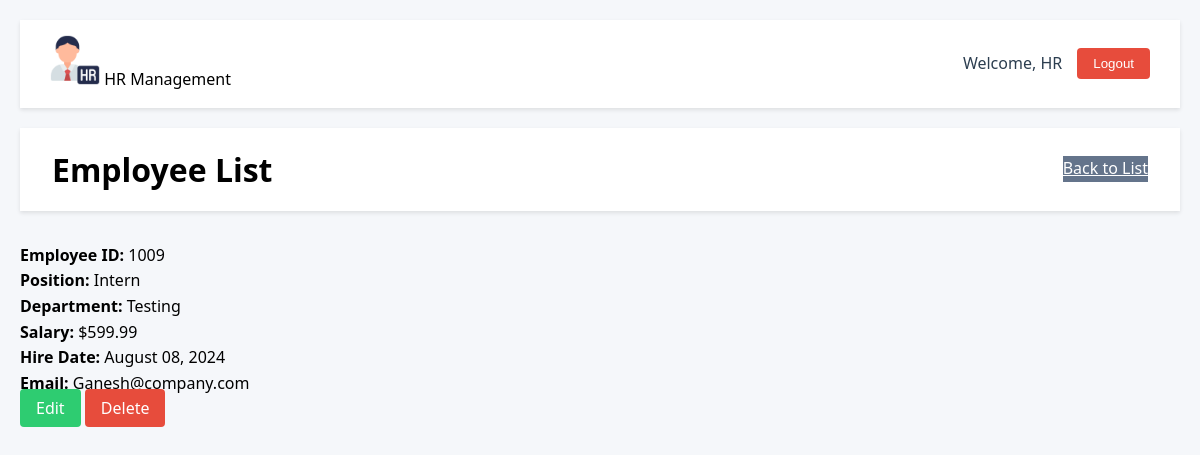
Page /6/ (signed in) on the committed database.
### employees/models.py (models this page shows, shortened)
class UserProfile(models.Model):
    user = models.OneToOneField(User, on_delete=models.CASCADE)
    name = models.CharField(max_length=100)
    emp_id = models.CharField(max_length=20, unique=True)
    created_at = models.DateTimeField(auto_now_add=True)
    updated_at = models.DateTimeField(auto_now=True)
    class Meta:
        db_table = 'user_profile'

class Employee(models.Model):
    employee_id = models.CharField(max_length=20, unique=True)
    name = models.CharField(max_length=100)
    department = models.CharField(max_length=100)
    position = models.CharField(max_length=100)
    salary = models.DecimalField(max_digits=10, decimal_places=2)
    email = models.EmailField()
    hire_date = models.DateField()
    created_at = models.DateTimeField(auto_now_add=True)
    updated_at = models.DateTimeField(auto_now=True)
    created_by = models.ForeignKey(User, on_delete=models.SET_NULL, null=True, related_name='created_employees')
    updated_by = models.ForeignKey(User, on_delete=models.SET_NULL, null=True, related_name='updated_employees')
    class Meta:
        ordering = ['-created_at']

### employees/views.py (the view)
# urls.py: path('<int:pk>/', views.employee_detail, name='employee_detail'),
@login_required
def employee_detail(request, pk):
    try:
        employee = get_object_or_404(Employee, pk=pk)
        user_profile = get_object_or_404(UserProfile, user=request.user)
        return render(request, 'employees/employee_detail.html', {
            'employee': employee,
            'user_profile': user_profile
        })
    except Exception as e:
        logger.error(f"Error displaying employee details: {str(e)}")
        messages.error(request, 'Error displaying employee details.')
        return redirect('employees:employee_list')

### employees/templates/employees/employee_detail.html (shortened to what this page needs)
{% extends "employees/base.html" %}
{% load static %}
{% block content %}
<div class="header">
    <div class="header-left">
        <h1>Employee List</h1>
    </div>
    <div class="header-right">
        <a href="{% url 'employees:employee_list' %}" class="btn-secondary">Back to List</a>
    </div>
</div>
<div class="detail-card">
    <div class="employee-details">
        <p><strong>Employee ID:</strong> {{ employee.employee_id }}</p>
        <p><strong>Position:</strong> {{ employee.position }}</p>
        <p><strong>Department:</strong> {{ employee.department }}</p>
        <p><strong>Salary:</strong> ${{ employee.salary|floatformat:2 }}</p>
        <p><strong>Hire Date:</strong> {{ employee.hire_date|date:"F d, Y" }}</p>
        <p><strong>Email:</strong> {{ employee.email }}</p>
    </div>
    <div class="action-buttons">
        <a href="{% url 'employees:employee_update_form' employee.pk %}" class="btn btn-edit">Edit</a>
        <a href="{% url 'employees:employee_delete_confirm' employee.pk %}" class="btn btn-danger">Delete</a>
    </div>
</div>
{% endblock %}

### employees/templates/employees/base.html (shortened to what this page needs)
<!DOCTYPE html>
<html lang="en">
<head>
    {% load static %}
    <link rel="stylesheet" href="{% static 'hr_app/css/styles.css' %}">
</head>
<body>
    {% if user.is_authenticated %}
    <nav class="navbar">
        <div class="nav-brand">
            <img src="{% static 'hr_app/images/HR.png' %}" alt="HR Icon" class="hr-icon">
            <span>HR Management</span>
        </div>
        <div class="user-info">
            <span class="welcome-text">Welcome, {{ user_profile.name|default:user.username }}</span>
            <form method="post" action="{% url 'employees:logout' %}" class="logout-form">
                <button type="submit" class="btn-logout">Logout</button>
            </form>
        </div>
    </nav>
    {% endif %}
    <main>
        {% block content %}
        {% endblock %}
    </main>
</body>
</html>

### employees/static/hr_app/css/styles.css (style rules this page uses)
* { margin: 0; padding: 0; box-sizing: border-box; }
body { font-family: 'Segoe UI', system-ui, -apple-system, sans-serif; background: #f5f7fa; line-height: 1.6; padding: 20px; }
.header { background: white; padding: 1rem 2rem; box-shadow: 0 2px 4px rgba(0,0,0,0.1); display: flex; justify-content: space-between; align-items: center; margin-bottom: 2rem; }
.header-left { display: flex; align-items: center; gap: 1rem; }
.header-right { display: flex; align-items: center; gap: 1rem; }
.hr-icon { width: 50px; height: 50px; object-fit: contain; }
.welcome-text { color: #2c3e50; font-weight: 500; }
.btn-logout { background: #e74c3c; color: white; padding: 0.5rem 1rem; border-radius: 4px; border: none; cursor: pointer; font-weight: 500; transition: all 0.3s; }
.logout-form { display: inline; }
.navbar { background: white; padding: 15px 30px; box-shadow: 0 2px 4px rgba(0,0,0,0.1); margin-bottom: 20px; display: flex; justify-content: space-between; align-items: center; }
.user-info { display: flex; justify-content: flex-end; align-items: center; gap: 15px; }
.btn { padding: 8px 16px; border-radius: 4px; text-decoration: none; font-weight: 500; transition: all 0.2s; }
.btn-edit { background: #2ecc71; color: white; }
.btn-danger { background: #e74c3c; color: white; }
.btn-secondary { background: #64748b; color: white; }

### rows in the picture
UserProfile: name "HR"
Employee: employee_id "1009", position "Intern", department "Testing", salary "599.99", hire_date "August 08, 2024", email "Ganesh@company.com"
